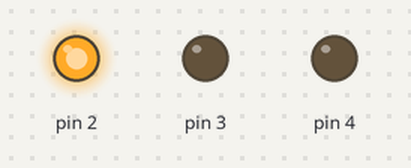
Bench run of a sketch on a simulated Arduino Uno, built with avr-gcc and run on an emulated ATmega328P. Shown: output pins drawn as LEDs (lit = HIGH).

Above: at 0.02 s.
At 1.4 s:
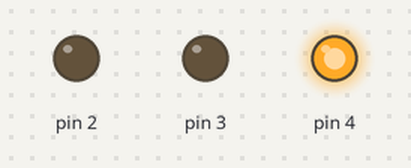
At 2.96 s:
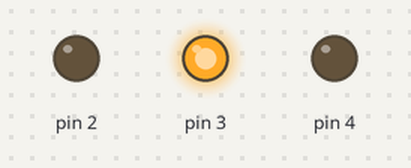
Timing chart, 0 to 3.3 s (numbered marks = the images above):
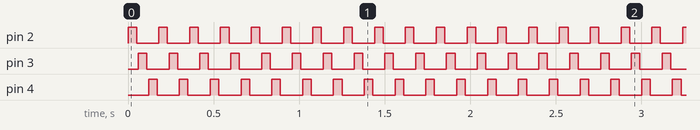

Measured:
- by itself, pin 2–4: alternates HIGH for 0.05 s and LOW for 0.13 s

The sketch:

multiLEDwithDelay.ino
```cpp
/***********MULTIPLE LEDs WITH DELAY*************/
void setup() {
  // put your setup code here, to run once:
pinMode(2,OUTPUT);
pinMode(3,OUTPUT);
pinMode(4,OUTPUT);
}

void loop() {
  // put your main code here, to run repeatedly:
digitalWrite(2,HIGH);
delay(50);
digitalWrite(2,LOW);
delay(10);
digitalWrite(3,HIGH);
delay(50);
digitalWrite(3,LOW);
delay(10);
digitalWrite(4,HIGH);
delay(50);
digitalWrite(4,LOW);
delay(10);
}
```
